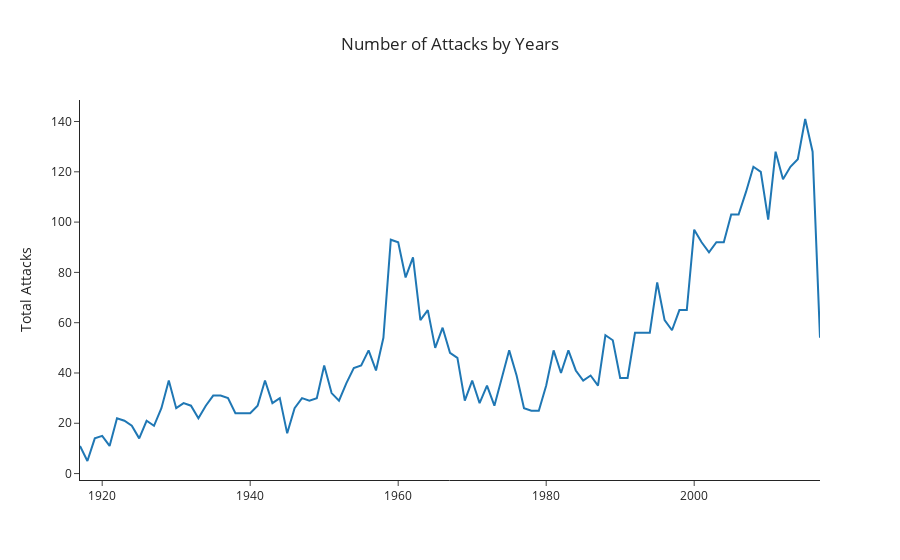

This figure's notebook cell:
### Code cell
# creating a line chart to see in which year how many shark attacks were conducted
total_cnt_by_country_year = df.groupby(['Year'])['Cnt'].sum().reset_index()

# creating line chart
fig = px.line(total_cnt_by_country_year, x='Year', y='Cnt', title='Number of Attacks by Years',
              labels={'Year': 'Year', 'Cnt': 'Total Attacks'}, template = 'simple_white')
fig .update_layout(title_x = 0.5,xaxis_title = '')
fig.update_yaxes(visible = True)

# showing the chart
fig.show()

### Figure 1 — Plotly figure (JSON) as saved in the notebook; plotly's stock layout.template omitted (floating-point values rounded to 4 significant figures)
{"data": [{"hovertemplate": "Year=%{x}<br>Total Attacks=%{y}<extra></extra>", "legendgroup": "", "line": {"color": "#1F77B4", "dash": "solid"}, "marker": {"symbol": "circle"}, "mode": "lines", "name": "", "orientation": "v", "showlegend": false, "type": "scatter", "x": [1917, 1918, 1919, 1920, 1921, 1922, 1923, 1924, 1925, 1926, 1927, 1928, 1929, 1930, 1931, 1932, 1933, 1934, 1935, 1936, 1937, 1938, 1939, 1940, 1941, 1942, 1943, 1944, 1945, 1946, 1947, 1948, 1949, 1950, 1951, 1952, 1953, 1954, 1955, 1956, 1957, 1958, 1959, 1960, 1961, 1962, 1963, 1964, 1965, 1966, 1967, 1968, 1969, 1970, 1971, 1972, 1973, 1974, 1975, 1976, 1977, 1978, 1979, 1980, 1981, 1982, 1983, 1984, 1985, 1986, 1987, 1988, 1989, 1990, 1991, 1992, 1993, 1994, 1995, 1996, 1997, 1998, 1999, 2000, 2001, 2002, 2003, 2004, 2005, 2006, 2007, 2008, 2009, 2010, 2011, 2012, 2013, 2014, 2015, 2016, 2017], "xaxis": "x", "y": [11, 5, 14, 15, 11, 22, 21, 19, 14, 21, 19, 26, 37, 26, 28, 27, 22, 27, 31, 31, 30, 24, 24, 24, 27, 37, 28, 30, 16, 26, 30, 29, 30, 43, 32, 29, 36, 42, 43, 49, 41, 54, 93, 92, 78, 86, 61, 65, 50, 58, 48, 46, 29, 37, 28, 35, 27, 38, 49, 39, 26, 25, 25, 35, 49, 40, 49, 41, 37, 39, 35, 55, 53, 38, 38, 56, 56, 56, 76, 61, 57, 65, 65, 97, 92, 88, 92, 92, 103, 103, 112, 122, 120, 101, 128, 117, 122, 125, 141, 128, 54], "yaxis": "y"}], "layout": {"autosize": true, "legend": {"tracegroupgap": 0}, "title": {"text": "Number of Attacks by Years", "x": 0.5}, "xaxis": {"anchor": "y", "autorange": true, "domain": [0, 1], "range": [1917, 2017], "title": {"text": ""}, "type": "linear"}, "yaxis": {"anchor": "x", "autorange": true, "domain": [0, 1], "range": [-2.556, 148.6], "title": {"text": "Total Attacks"}, "type": "linear", "visible": true}}}
